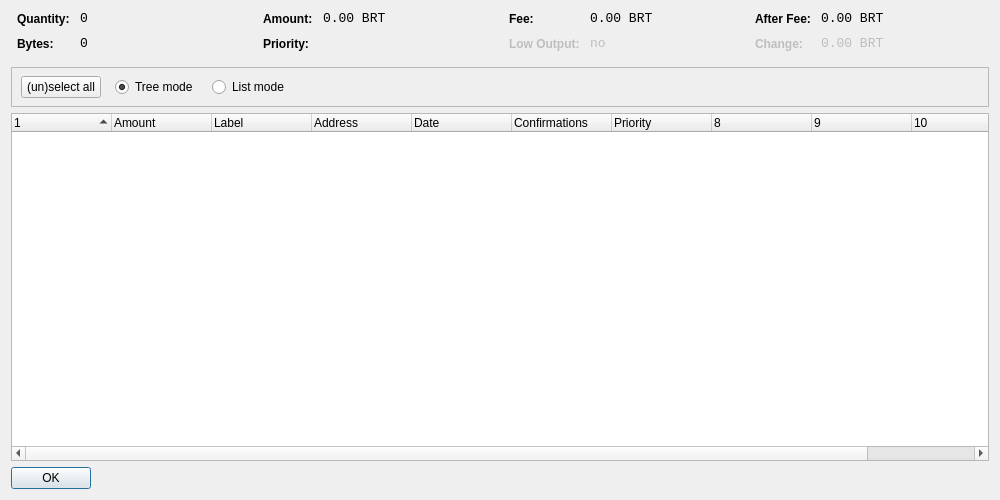
<?xml version="1.0" encoding="UTF-8"?>
<ui version="4.0">
 <class>CoinControlDialog</class>
 <widget class="QDialog" name="CoinControlDialog">
  <property name="geometry">
   <rect>
    <x>0</x>
    <y>0</y>
    <width>1000</width>
    <height>500</height>
   </rect>
  </property>
  <property name="windowTitle">
   <string>Coin Control</string>
  </property>
  <layout class="QVBoxLayout" name="verticalLayout">
   <item>
    <layout class="QHBoxLayout" name="horizontalLayoutTop" stretch="0,0,0,0">
     <property name="topMargin">
      <number>0</number>
     </property>
     <property name="bottomMargin">
      <number>10</number>
     </property>
     <item>
      <layout class="QFormLayout" name="formLayoutCoinControl1">
       <property name="horizontalSpacing">
        <number>10</number>
       </property>
       <property name="verticalSpacing">
        <number>10</number>
       </property>
       <property name="leftMargin">
        <number>6</number>
       </property>
       <property name="rightMargin">
        <number>6</number>
       </property>
       <item row="0" column="0">
        <widget class="QLabel" name="labelCoinControlQuantityText">
         <property name="styleSheet">
          <string notr="true">font-weight:bold;</string>
         </property>
         <property name="text">
          <string>Quantity:</string>
         </property>
        </widget>
       </item>
       <item row="0" column="1">
        <widget class="QLabel" name="labelCoinControlQuantity">
         <property name="font">
          <font>
           <family>Monospace</family>
           <pointsize>10</pointsize>
          </font>
         </property>
         <property name="cursor">
          <cursorShape>IBeamCursor</cursorShape>
         </property>
         <property name="contextMenuPolicy">
          <enum>Qt::ActionsContextMenu</enum>
         </property>
         <property name="text">
          <string notr="true">0</string>
         </property>
         <property name="textInteractionFlags">
          <set>Qt::LinksAccessibleByMouse|Qt::TextSelectableByKeyboard|Qt::TextSelectableByMouse</set>
         </property>
        </widget>
       </item>
       <item row="1" column="0">
        <widget class="QLabel" name="labelCoinControlBytesText">
         <property name="styleSheet">
          <string notr="true">font-weight:bold;</string>
         </property>
         <property name="text">
          <string>Bytes:</string>
         </property>
        </widget>
       </item>
       <item row="1" column="1">
        <widget class="QLabel" name="labelCoinControlBytes">
         <property name="font">
          <font>
           <family>Monospace</family>
           <pointsize>10</pointsize>
          </font>
         </property>
         <property name="cursor">
          <cursorShape>IBeamCursor</cursorShape>
         </property>
         <property name="contextMenuPolicy">
          <enum>Qt::ActionsContextMenu</enum>
         </property>
         <property name="text">
          <string notr="true">0</string>
         </property>
         <property name="textInteractionFlags">
          <set>Qt::LinksAccessibleByMouse|Qt::TextSelectableByKeyboard|Qt::TextSelectableByMouse</set>
         </property>
        </widget>
       </item>
      </layout>
     </item>
     <item>
      <layout class="QFormLayout" name="formLayoutCoinControl2">
       <property name="horizontalSpacing">
        <number>10</number>
       </property>
       <property name="verticalSpacing">
        <number>10</number>
       </property>
       <property name="leftMargin">
        <number>6</number>
       </property>
       <property name="rightMargin">
        <number>6</number>
       </property>
       <item row="0" column="0">
        <widget class="QLabel" name="labelCoinControlAmountText">
         <property name="styleSheet">
          <string notr="true">font-weight:bold;</string>
         </property>
         <property name="text">
          <string>Amount:</string>
         </property>
        </widget>
       </item>
       <item row="0" column="1">
        <widget class="QLabel" name="labelCoinControlAmount">
         <property name="font">
          <font>
           <family>Monospace</family>
           <pointsize>10</pointsize>
          </font>
         </property>
         <property name="cursor">
          <cursorShape>IBeamCursor</cursorShape>
         </property>
         <property name="contextMenuPolicy">
          <enum>Qt::ActionsContextMenu</enum>
         </property>
         <property name="text">
          <string notr="true">0.00 BRT</string>
         </property>
         <property name="textInteractionFlags">
          <set>Qt::LinksAccessibleByMouse|Qt::TextSelectableByKeyboard|Qt::TextSelectableByMouse</set>
         </property>
        </widget>
       </item>
       <item row="1" column="0">
        <widget class="QLabel" name="labelCoinControlPriorityText">
         <property name="styleSheet">
          <string notr="true">font-weight:bold;</string>
         </property>
         <property name="text">
          <string>Priority:</string>
         </property>
        </widget>
       </item>
       <item row="1" column="1">
        <widget class="QLabel" name="labelCoinControlPriority">
         <property name="font">
          <font>
           <family>Monospace</family>
           <pointsize>10</pointsize>
          </font>
         </property>
         <property name="cursor">
          <cursorShape>IBeamCursor</cursorShape>
         </property>
         <property name="contextMenuPolicy">
          <enum>Qt::ActionsContextMenu</enum>
         </property>
         <property name="text">
          <string/>
         </property>
         <property name="textInteractionFlags">
          <set>Qt::LinksAccessibleByMouse|Qt::TextSelectableByKeyboard|Qt::TextSelectableByMouse</set>
         </property>
        </widget>
       </item>
      </layout>
     </item>
     <item>
      <layout class="QFormLayout" name="formLayoutCoinControl3">
       <property name="horizontalSpacing">
        <number>10</number>
       </property>
       <property name="verticalSpacing">
        <number>10</number>
       </property>
       <property name="leftMargin">
        <number>6</number>
       </property>
       <property name="rightMargin">
        <number>6</number>
       </property>
       <item row="0" column="0">
        <widget class="QLabel" name="labelCoinControlFeeText">
         <property name="styleSheet">
          <string notr="true">font-weight:bold;</string>
         </property>
         <property name="text">
          <string>Fee:</string>
         </property>
        </widget>
       </item>
       <item row="0" column="1">
        <widget class="QLabel" name="labelCoinControlFee">
         <property name="font">
          <font>
           <family>Monospace</family>
           <pointsize>10</pointsize>
          </font>
         </property>
         <property name="cursor">
          <cursorShape>IBeamCursor</cursorShape>
         </property>
         <property name="contextMenuPolicy">
          <enum>Qt::ActionsContextMenu</enum>
         </property>
         <property name="text">
          <string notr="true">0.00 BRT</string>
         </property>
         <property name="textInteractionFlags">
          <set>Qt::LinksAccessibleByMouse|Qt::TextSelectableByKeyboard|Qt::TextSelectableByMouse</set>
         </property>
        </widget>
       </item>
       <item row="1" column="0">
        <widget class="QLabel" name="labelCoinControlLowOutputText">
         <property name="enabled">
          <bool>false</bool>
         </property>
         <property name="styleSheet">
          <string notr="true">font-weight:bold;</string>
         </property>
         <property name="text">
          <string>Low Output:</string>
         </property>
        </widget>
       </item>
       <item row="1" column="1">
        <widget class="QLabel" name="labelCoinControlLowOutput">
         <property name="enabled">
          <bool>false</bool>
         </property>
         <property name="font">
          <font>
           <family>Monospace</family>
           <pointsize>10</pointsize>
          </font>
         </property>
         <property name="cursor">
          <cursorShape>IBeamCursor</cursorShape>
         </property>
         <property name="contextMenuPolicy">
          <enum>Qt::ActionsContextMenu</enum>
         </property>
         <property name="text">
          <string notr="true">no</string>
         </property>
         <property name="textInteractionFlags">
          <set>Qt::LinksAccessibleByMouse|Qt::TextSelectableByKeyboard|Qt::TextSelectableByMouse</set>
         </property>
        </widget>
       </item>
      </layout>
     </item>
     <item>
      <layout class="QFormLayout" name="formLayoutCoinControl4">
       <property name="horizontalSpacing">
        <number>10</number>
       </property>
       <property name="verticalSpacing">
        <number>10</number>
       </property>
       <property name="leftMargin">
        <number>6</number>
       </property>
       <property name="rightMargin">
        <number>6</number>
       </property>
       <item row="0" column="0">
        <widget class="QLabel" name="labelCoinControlAfterFeeText">
         <property name="styleSheet">
          <string notr="true">font-weight:bold;</string>
         </property>
         <property name="text">
          <string>After Fee:</string>
         </property>
        </widget>
       </item>
       <item row="0" column="1">
        <widget class="QLabel" name="labelCoinControlAfterFee">
         <property name="font">
          <font>
           <family>Monospace</family>
           <pointsize>10</pointsize>
          </font>
         </property>
         <property name="cursor">
          <cursorShape>IBeamCursor</cursorShape>
         </property>
         <property name="contextMenuPolicy">
          <enum>Qt::ActionsContextMenu</enum>
         </property>
         <property name="text">
          <string notr="true">0.00 BRT</string>
         </property>
         <property name="textInteractionFlags">
          <set>Qt::LinksAccessibleByMouse|Qt::TextSelectableByKeyboard|Qt::TextSelectableByMouse</set>
         </property>
        </widget>
       </item>
       <item row="1" column="0">
        <widget class="QLabel" name="labelCoinControlChangeText">
         <property name="enabled">
          <bool>false</bool>
         </property>
         <property name="styleSheet">
          <string notr="true">font-weight:bold;</string>
         </property>
         <property name="text">
          <string>Change:</string>
         </property>
        </widget>
       </item>
       <item row="1" column="1">
        <widget class="QLabel" name="labelCoinControlChange">
         <property name="enabled">
          <bool>false</bool>
         </property>
         <property name="font">
          <font>
           <family>Monospace</family>
           <pointsize>10</pointsize>
          </font>
         </property>
         <property name="cursor">
          <cursorShape>IBeamCursor</cursorShape>
         </property>
         <property name="contextMenuPolicy">
          <enum>Qt::ActionsContextMenu</enum>
         </property>
         <property name="text">
          <string notr="true">0.00 BRT</string>
         </property>
         <property name="textInteractionFlags">
          <set>Qt::LinksAccessibleByMouse|Qt::TextSelectableByKeyboard|Qt::TextSelectableByMouse</set>
         </property>
        </widget>
       </item>
      </layout>
     </item>
    </layout>
   </item>
   <item>
    <widget class="QFrame" name="frame">
     <property name="minimumSize">
      <size>
       <width>0</width>
       <height>40</height>
      </size>
     </property>
     <property name="frameShape">
      <enum>QFrame::StyledPanel</enum>
     </property>
     <property name="frameShadow">
      <enum>QFrame::Sunken</enum>
     </property>
     <widget class="QWidget" name="horizontalLayoutWidget">
      <property name="geometry">
       <rect>
        <x>10</x>
        <y>0</y>
        <width>781</width>
        <height>41</height>
       </rect>
      </property>
      <layout class="QHBoxLayout" name="horizontalLayoutPanel" stretch="0,0,0,0,0">
       <property name="spacing">
        <number>14</number>
       </property>
       <item>
        <widget class="QPushButton" name="pushButtonSelectAll">
         <property name="sizePolicy">
          <sizepolicy hsizetype="Maximum" vsizetype="Fixed">
           <horstretch>0</horstretch>
           <verstretch>0</verstretch>
          </sizepolicy>
         </property>
         <property name="text">
          <string>(un)select all</string>
         </property>
        </widget>
       </item>
       <item>
        <widget class="QRadioButton" name="radioTreeMode">
         <property name="sizePolicy">
          <sizepolicy hsizetype="Maximum" vsizetype="Fixed">
           <horstretch>0</horstretch>
           <verstretch>0</verstretch>
          </sizepolicy>
         </property>
         <property name="text">
          <string>Tree mode</string>
         </property>
         <property name="checked">
          <bool>true</bool>
         </property>
        </widget>
       </item>
       <item>
        <widget class="QRadioButton" name="radioListMode">
         <property name="sizePolicy">
          <sizepolicy hsizetype="Maximum" vsizetype="Fixed">
           <horstretch>0</horstretch>
           <verstretch>0</verstretch>
          </sizepolicy>
         </property>
         <property name="text">
          <string>List mode</string>
         </property>
        </widget>
       </item>
       <item>
        <spacer name="horizontalSpacer">
         <property name="orientation">
          <enum>Qt::Horizontal</enum>
         </property>
         <property name="sizeHint" stdset="0">
          <size>
           <width>40</width>
           <height>20</height>
          </size>
         </property>
        </spacer>
       </item>
      </layout>
     </widget>
    </widget>
   </item>
   <item>
    <widget class="CoinControlTreeWidget" name="treeWidget">
     <property name="contextMenuPolicy">
      <enum>Qt::CustomContextMenu</enum>
     </property>
     <property name="sortingEnabled">
      <bool>false</bool>
     </property>
     <property name="columnCount">
      <number>11</number>
     </property>
     <attribute name="headerShowSortIndicator" stdset="0">
      <bool>true</bool>
     </attribute>
     <attribute name="headerStretchLastSection">
      <bool>false</bool>
     </attribute>
     <column>
      <property name="text">
       <string/>
      </property>
     </column>
     <column>
      <property name="text">
       <string>Amount</string>
      </property>
     </column>
     <column>
      <property name="text">
       <string>Label</string>
      </property>
     </column>
     <column>
      <property name="text">
       <string>Address</string>
      </property>
     </column>
     <column>
      <property name="text">
       <string>Date</string>
      </property>
     </column>
     <column>
      <property name="text">
       <string>Confirmations</string>
      </property>
      <property name="toolTip">
       <string>Confirmed</string>
      </property>
     </column>
     <column>
      <property name="text">
       <string>Priority</string>
      </property>
     </column>
     <column>
      <property name="text">
       <string/>
      </property>
     </column>
     <column>
      <property name="text">
       <string/>
      </property>
     </column>
     <column>
      <property name="text">
       <string/>
      </property>
     </column>
     <column>
      <property name="text">
       <string/>
      </property>
     </column>
    </widget>
   </item>
   <item>
    <widget class="QDialogButtonBox" name="buttonBox">
     <property name="sizePolicy">
      <sizepolicy hsizetype="Maximum" vsizetype="Fixed">
       <horstretch>0</horstretch>
       <verstretch>0</verstretch>
      </sizepolicy>
     </property>
     <property name="orientation">
      <enum>Qt::Horizontal</enum>
     </property>
     <property name="standardButtons">
      <set>QDialogButtonBox::Ok</set>
     </property>
    </widget>
   </item>
  </layout>
 </widget>
 <customwidgets>
  <customwidget>
   <class>CoinControlTreeWidget</class>
   <extends>QTreeWidget</extends>
   <header>coincontroltreewidget.h</header>
  </customwidget>
 </customwidgets>
 <resources/>
 <connections/>
</ui>
